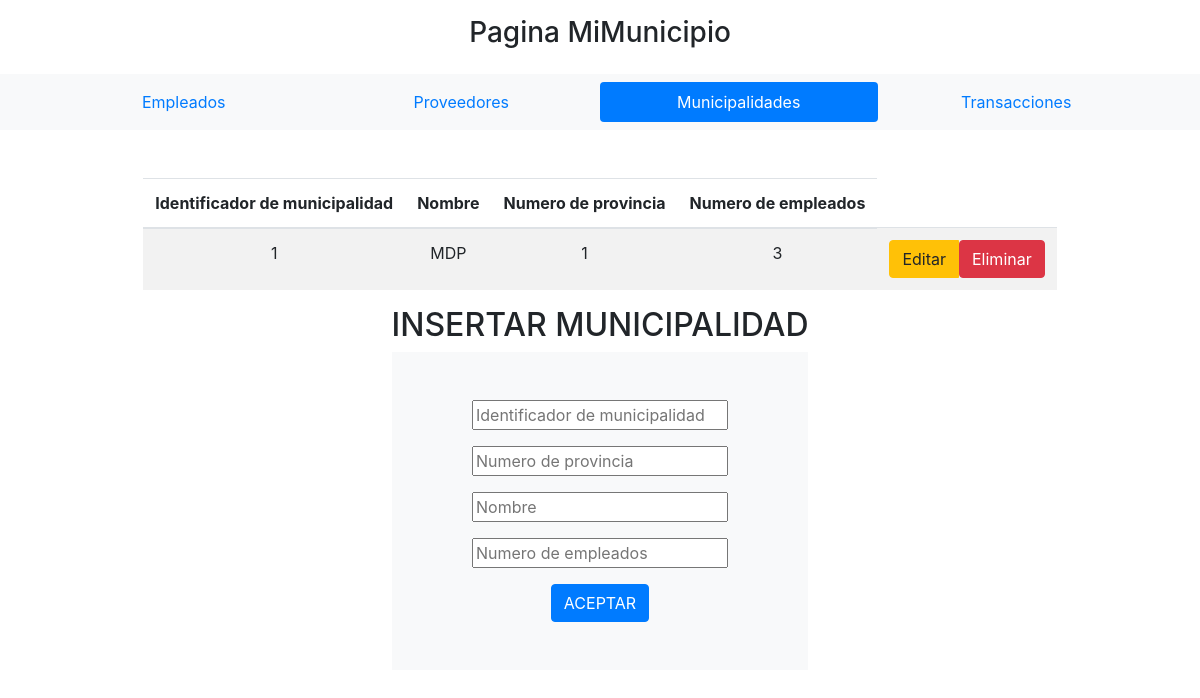
The app's page /Projecto_POO/index.php?pagina=municipalidades, older data.
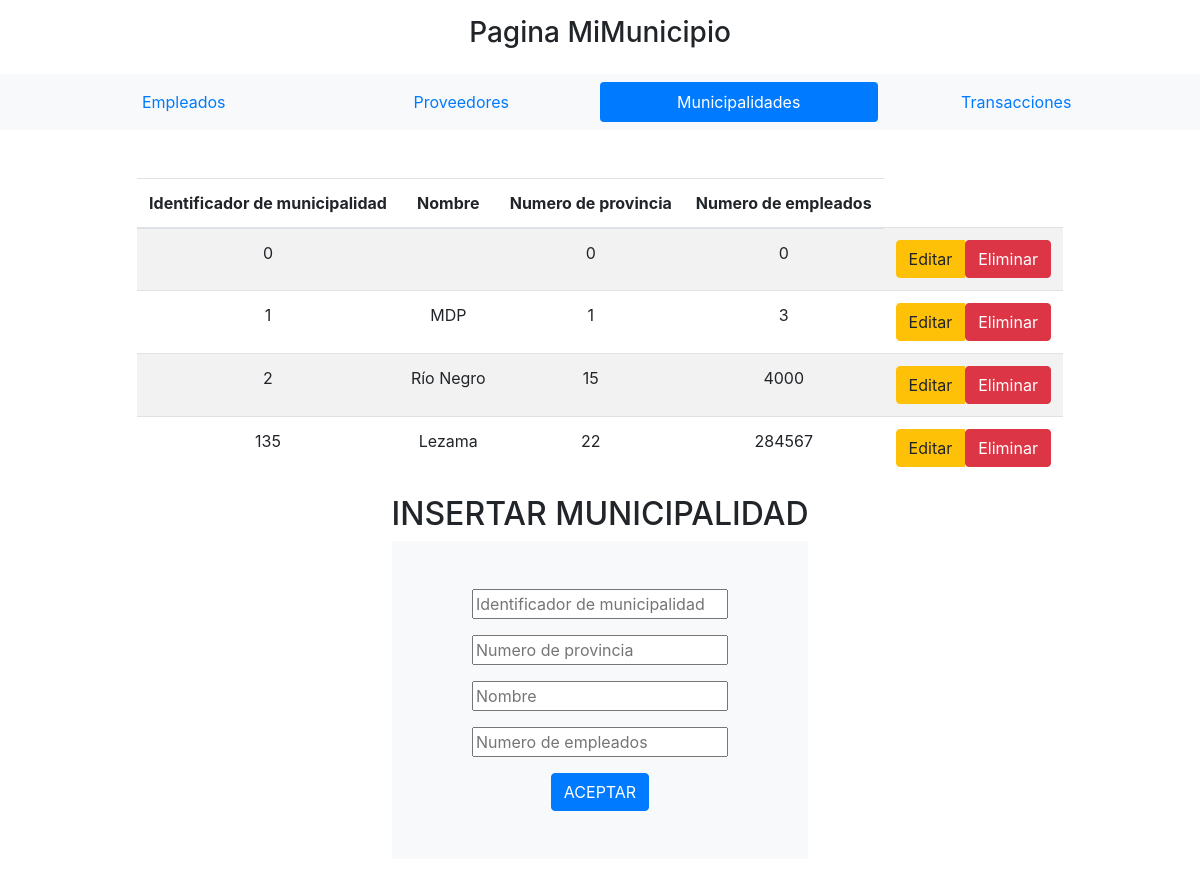
The same page, newer data.
### tables this page shows
CREATE TABLE `municipalidades` (
  `id_municipalidad` int(11) NOT NULL,
  `n_provincia` int(11) NOT NULL,
  `nombre` varchar(100) DEFAULT NULL,
  `n_empleados` int(11) DEFAULT NULL
);

### Projecto_POO/Controladores/plantilla.controlador.php (called while the page is built)
<?php
Class ControladorPlantilla{
	public function ctrTraerPlantilla(){
		include "vistas/plantilla.php";
	}
}

### Projecto_POO/index.php (called while the page is built)
<?php
require_once "controladores/plantilla.controlador.php";
require_once "controladores/formularios.controlador.php";
require_once "modelos/formularios.modelo.php";
$plantilla = new ControladorPlantilla();
$plantilla -> ctrTraerPlantilla();

### Projecto_POO/Modelos/conexion.php (called while the page is built)
<?php
class Conexion{
	static public function connect(){
		$conn = new PDO("mysql:host=localhost;dbname=proyecto_muni",
			            "root",
						"");
		$conn->setAttribute( PDO::ATTR_ERRMODE, PDO::ERRMODE_EXCEPTION );
		$conn->exec("set names utf8");
		return $conn;
	}
}

### Projecto_POO/Modelos/formularios.modelo.php (called while the page is built, shortened)
<?php
require_once "conexion.php";
class ModeloFormularios{
    static public function mdlSelect($tabla,$item,$valor){
        if($item == null & $valor == null){
            $stmt = Conexion::connect()->prepare("SELECT * FROM $tabla");
            $stmt->execute();
            return $stmt->fetchAll();
        }
        else{
        $stmt = Conexion::connect() ->prepare("SELECT * FROM $tabla WHERE $item = :$item ORDER BY $item DESC");
        $stmt -> bindParam(":".$item,$valor,PDO::PARAM_STR);
        $stmt ->execute();
        return $stmt->fetch();
        $stmt = null;
        }
    }
}
?>

### Projecto_POO/Controladores/formularios.controlador.php (called while the page is built, shortened)
<?php
class ControladorFormularios{
    static public function ctrlSelect($tabla,$item,$valor){
        $result_prove = ModeloFormularios::mdlSelect($tabla,$item,$valor);
        return $result_prove;
    }
}
?>

### Projecto_POO/Vistas/paginas/municipalidades.php (the view, shortened to what this page needs)
<div class="row d-flex justify-content-center text-center">
<?php
$municipalidades = ControladorFormularios::ctrlSelect("municipalidades",null,null);
?>
<div class="column">
<table class="table table-striped">
    <thead>
        <tr>
            <th>Identificador de municipalidad</th>
            <th>Nombre</th>
            <th>Numero de provincia</th>
            <th>Numero de empleados</th>
        </tr>
    </thead>
    <tbody>
    <?php foreach($municipalidades as $key => $value):?>
        <tr>
            <td><?php echo $value["id_municipalidad"];?></td>
            <td><?php echo $value["nombre"];?></td>
            <td><?php echo $value["n_provincia"];?></td>
            <td><?php echo $value["n_empleados"];?></td>
            <td>
                <div class="btn-group">
                    <a href="index.php?pagina=editarMunicipalidades&id_municipalidad=<?php echo $value["id_municipalidad"];?>" class="btn btn-warning">Editar</a>
                    <form method="POST">
                        <button type="submit" class="btn btn-danger">Eliminar</button>
                    </form>
                </div>
            </td>
        </tr>
    <?php endforeach ?>
    </tbody>
</table>
</div>
<div class="column">
<h2>INSERTAR MUNICIPALIDAD</h2>
	<form class="p-5 bg-light" method="post">
        <div class="form-group">
			<input type="text" name="id_municipalidad" placeholder="Identificador de municipalidad">
		</div>
		<div class="form-group">
			<input type="text" name="n_provincia" placeholder="Numero de provincia">
		</div>
		<div class="form-group">
			<input type="text" name="nombre" placeholder="Nombre">
		</div>
        <div class="form-group">
			<input type="text" name="n_empleados" placeholder="Numero de empleados";>
		</div>
		<button type="submit" name="submit" class="btn btn-primary">ACEPTAR</button>
	</form>
    </div>
</div>

Row changes from the older to the newer data that the page shows:
added municipalidades: id_municipalidad "0", n_provincia "0", n_empleados "0"
added municipalidades: id_municipalidad "2", nombre "Río Negro", n_provincia "15", n_empleados "4000"
added municipalidades: id_municipalidad "135", nombre "Lezama", n_provincia "22", n_empleados "284567"
